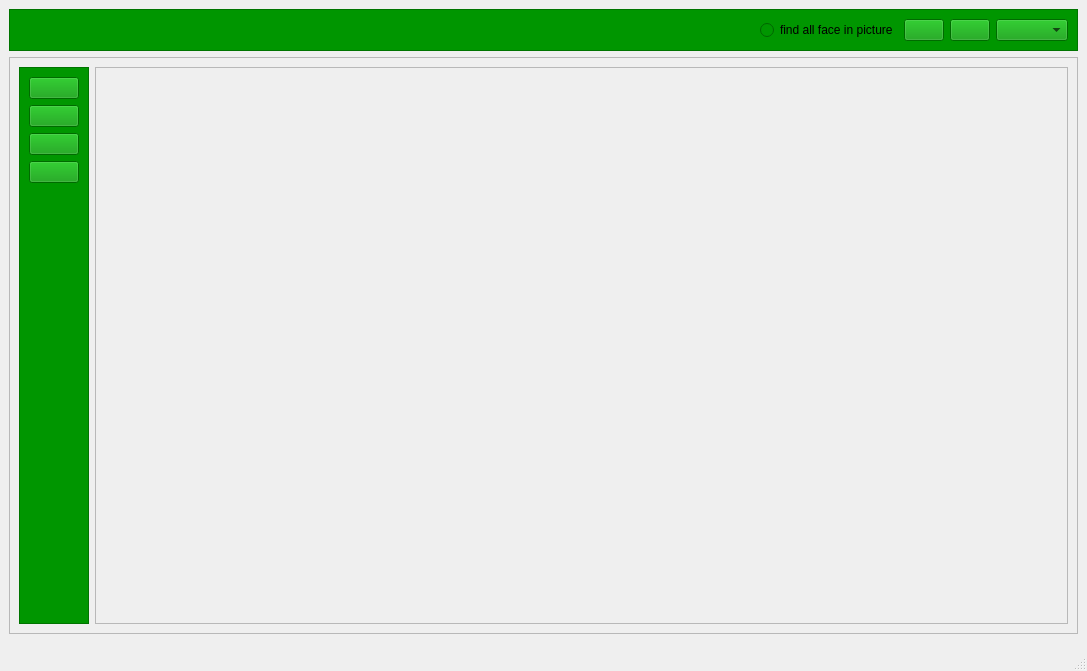
<?xml version="1.0" encoding="UTF-8"?>
<ui version="4.0">
 <class>MainWindow</class>
 <widget class="QMainWindow" name="MainWindow">
  <property name="geometry">
   <rect>
    <x>0</x>
    <y>0</y>
    <width>1087</width>
    <height>671</height>
   </rect>
  </property>
  <property name="windowTitle">
   <string>MainWindow</string>
  </property>
  <widget class="QWidget" name="centralwidget">
   <layout class="QVBoxLayout" name="verticalLayout">
    <item>
     <widget class="QFrame" name="frame_2">
      <property name="maximumSize">
       <size>
        <width>16777215</width>
        <height>50</height>
       </size>
      </property>
      <property name="styleSheet">
       <string notr="true">background-color: rgb(0, 150, 0);</string>
      </property>
      <property name="frameShape">
       <enum>QFrame::StyledPanel</enum>
      </property>
      <property name="frameShadow">
       <enum>QFrame::Raised</enum>
      </property>
      <layout class="QHBoxLayout" name="horizontalLayout_2">
       <item>
        <spacer name="horizontalSpacer">
         <property name="orientation">
          <enum>Qt::Horizontal</enum>
         </property>
         <property name="sizeHint" stdset="0">
          <size>
           <width>40</width>
           <height>20</height>
          </size>
         </property>
        </spacer>
       </item>
       <item>
        <widget class="QRadioButton" name="RAB_find_all_face">
         <property name="text">
          <string>find all face in picture</string>
         </property>
        </widget>
       </item>
       <item>
        <widget class="QPushButton" name="BTN_stopLive">
         <property name="text">
          <string/>
         </property>
         <property name="icon">
          <iconset>
           <normaloff>../icons/STOP_LIVE.png</normaloff>../icons/STOP_LIVE.png</iconset>
         </property>
        </widget>
       </item>
       <item>
        <widget class="QPushButton" name="BTN_startLive">
         <property name="text">
          <string/>
         </property>
         <property name="icon">
          <iconset>
           <normaloff>../icons/PLAY_LIVE.png</normaloff>../icons/PLAY_LIVE.png</iconset>
         </property>
        </widget>
       </item>
       <item>
        <widget class="QComboBox" name="CBB_camera_list"/>
       </item>
      </layout>
     </widget>
    </item>
    <item>
     <widget class="QFrame" name="frame_3">
      <property name="frameShape">
       <enum>QFrame::StyledPanel</enum>
      </property>
      <property name="frameShadow">
       <enum>QFrame::Raised</enum>
      </property>
      <layout class="QHBoxLayout" name="horizontalLayout">
       <item>
        <widget class="QFrame" name="frame_5">
         <property name="maximumSize">
          <size>
           <width>70</width>
           <height>16777215</height>
          </size>
         </property>
         <property name="styleSheet">
          <string notr="true">background-color: rgb(0, 150, 0);</string>
         </property>
         <property name="frameShape">
          <enum>QFrame::StyledPanel</enum>
         </property>
         <property name="frameShadow">
          <enum>QFrame::Raised</enum>
         </property>
         <layout class="QVBoxLayout" name="verticalLayout_2">
          <item>
           <widget class="QPushButton" name="BTN_take_photo">
            <property name="text">
             <string/>
            </property>
            <property name="icon">
             <iconset>
              <normaloff>../icons/TAKE_PICTURE.png</normaloff>../icons/TAKE_PICTURE.png</iconset>
            </property>
           </widget>
          </item>
          <item>
           <widget class="QPushButton" name="BTN_find_face">
            <property name="text">
             <string/>
            </property>
            <property name="icon">
             <iconset>
              <normaloff>../icons/FIND_FACE.png</normaloff>../icons/FIND_FACE.png</iconset>
            </property>
           </widget>
          </item>
          <item>
           <widget class="QPushButton" name="BTN_upload_photo">
            <property name="text">
             <string/>
            </property>
            <property name="icon">
             <iconset>
              <normaloff>../icons/UPLOAD_PICTURE.png</normaloff>../icons/UPLOAD_PICTURE.png</iconset>
            </property>
           </widget>
          </item>
          <item>
           <widget class="QPushButton" name="BTN_resfresh_preocess">
            <property name="text">
             <string/>
            </property>
            <property name="icon">
             <iconset>
              <normaloff>../icons/REFRESH_process.png</normaloff>../icons/REFRESH_process.png</iconset>
            </property>
           </widget>
          </item>
          <item>
           <spacer name="verticalSpacer">
            <property name="orientation">
             <enum>Qt::Vertical</enum>
            </property>
            <property name="sizeHint" stdset="0">
             <size>
              <width>20</width>
              <height>40</height>
             </size>
            </property>
           </spacer>
          </item>
         </layout>
        </widget>
       </item>
       <item>
        <widget class="QFrame" name="frame_4">
         <property name="frameShape">
          <enum>QFrame::StyledPanel</enum>
         </property>
         <property name="frameShadow">
          <enum>QFrame::Raised</enum>
         </property>
         <layout class="QHBoxLayout" name="horizontalLayout_3">
          <item>
           <widget class="QLabel" name="LBL_live_camara">
            <property name="text">
             <string/>
            </property>
           </widget>
          </item>
         </layout>
        </widget>
       </item>
      </layout>
     </widget>
    </item>
    <item>
     <widget class="QFrame" name="frame">
      <property name="maximumSize">
       <size>
        <width>16777215</width>
        <height>30</height>
       </size>
      </property>
      <property name="styleSheet">
       <string notr="true">background-color: rgb(0, 150, 0);</string>
      </property>
      <property name="frameShape">
       <enum>QFrame::StyledPanel</enum>
      </property>
      <property name="frameShadow">
       <enum>QFrame::Raised</enum>
      </property>
     </widget>
    </item>
   </layout>
  </widget>
  <widget class="QMenuBar" name="menubar">
   <property name="geometry">
    <rect>
     <x>0</x>
     <y>0</y>
     <width>1087</width>
     <height>26</height>
    </rect>
   </property>
  </widget>
  <widget class="QStatusBar" name="statusbar"/>
 </widget>
 <resources/>
 <connections/>
</ui>
